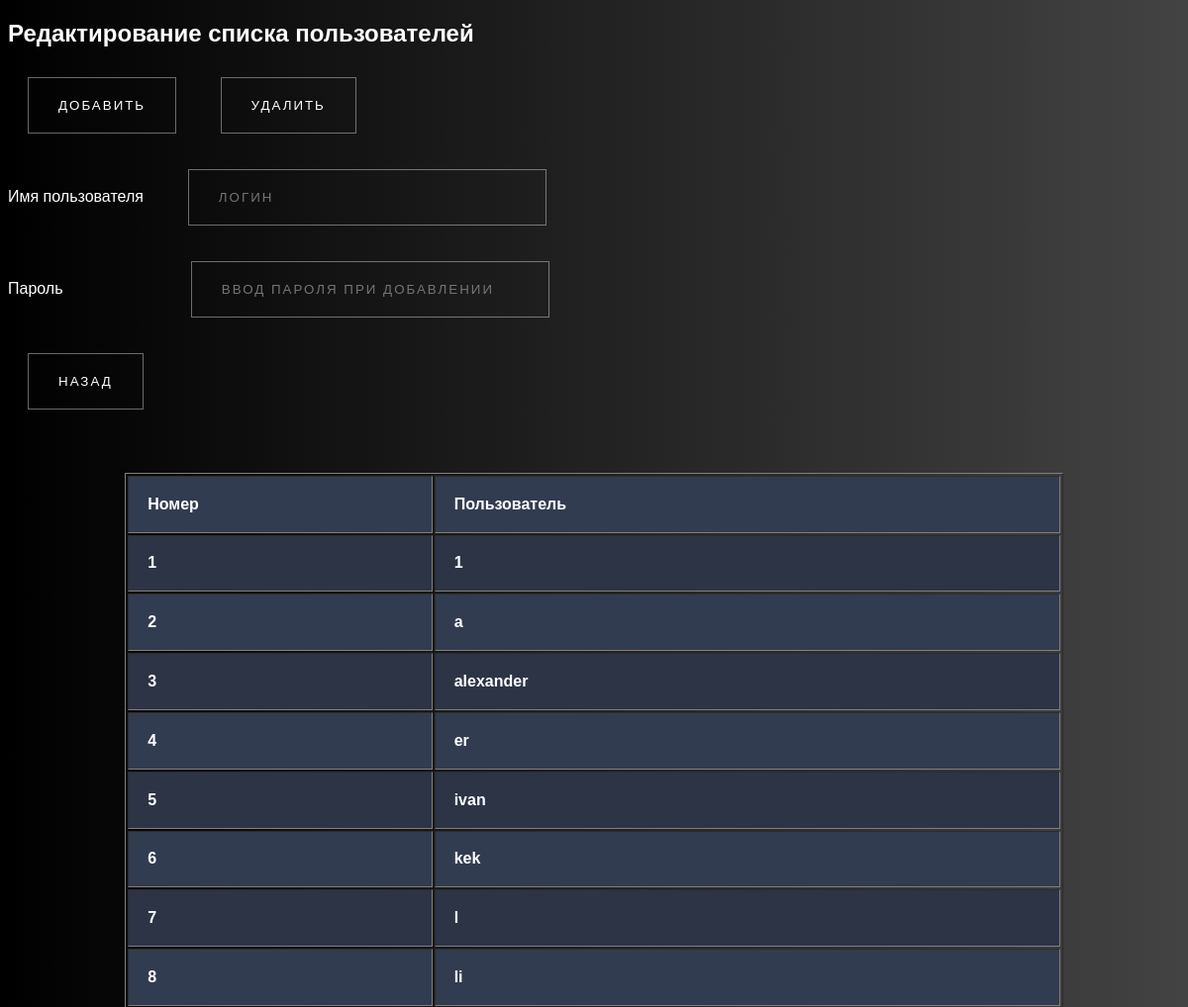
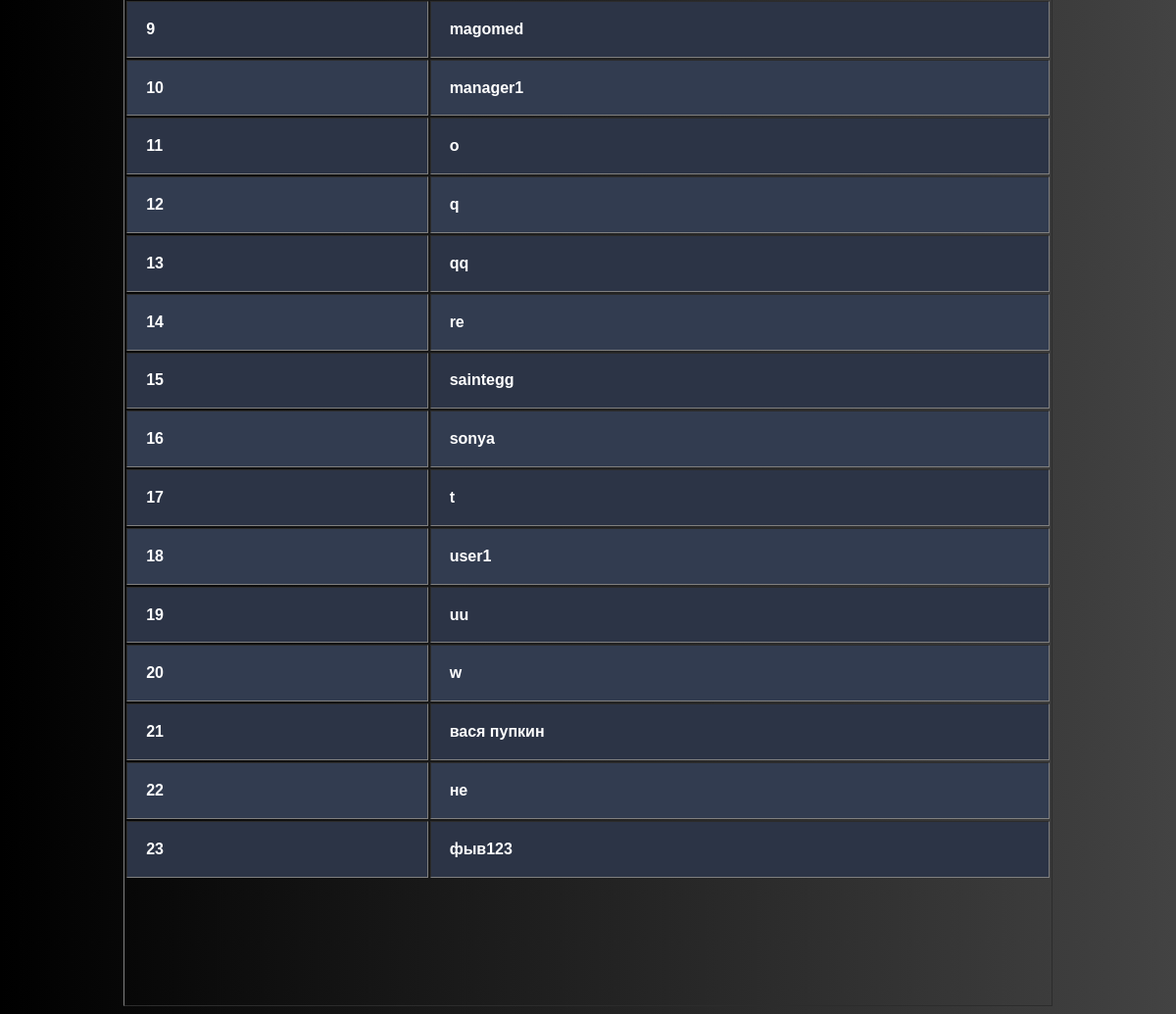
/site/userpanel.php, run on the app's committed database (2 pictures, top to bottom).
### tables this page shows
CREATE TABLE `users` (
  `login` varchar(50) NOT NULL,
  `password` varchar(50) NOT NULL,
  `type` varchar(10) NOT NULL DEFAULT 'user'
);

### site/userpanel.php (the view, shortened to what this page needs)
<!DOCTYPE html>
<html>
  <head>
	<link href="main.css" rel="stylesheet">
  </head>
  <body  style="background: linear-gradient(to right, #000000, #434343);">
    <h2>Редактирование списка пользователей</h2>
    <form action="changeusers.php" method="POST">
    <input type="submit"  value="Добавить" name="register">
    <input type="submit"  value="Удалить" name="delete">
    <p>
    	Имя пользователя  &emsp;
    	<input type="text" style="width:300px" name="login" placeholder="Логин">
    </p>
    <p>
    	Пароль  &emsp;&emsp;&emsp;&emsp;&emsp;&ensp; &ensp;
    	<input style="width:300px" type="text" name="password" placeholder="Ввод пароля при добавлении">
    </p>
    </form>
      <form action="admin.php" method="POST">
      <input type="submit"  value="Назад">
    </form>
	<table class="container" border=1 cellpadding=5">
		<tr>
			<th>
				Номер
			</th>
			<th>
				Пользователь
			</th>
		</tr>
		<?php
		require_once 'connection.php';
		$link = mysqli_connect($host, $user, $password, $database)
			or die("Ошибка " . mysqli_error($link));
		$query = "SELECT login FROM users";
		$result = mysqli_query($link, $query) or die("Ошибка " . mysqli_error($link));
		echo "<br><br><br>";
		$i = 1;
		while ($row = mysqli_fetch_row($result)){
			if ($row[0] != 'admin'){
				echo "<tr>";
				echo "<th>", $i, "</th>", "<th>", $row[0], "</th>";
				echo "</tr>";
				$i++;
			}
		}
		?>
	</table>
  </body>
</html>

### site/userpanel.php (style rules this page uses)
body { font-weight: 1; font-family: 'Montserrat', sans-serif; color: white; }
.container { text-align: left; overflow: hidden; width: 80%; margin: 0 auto; display: table; padding: 0 0 8em 0; color: white; }
.container td, .container th { padding-bottom: 2%; padding-top: 2%; padding-left:2%; }
.container tr:nth-child(odd) { background-color: #323C50; }
.container tr:nth-child(even) { background-color: #2C3446; }
.container th { background-color: DarkBrown; }
input { text-decoration: none; outline: none; display: inline-block; padding: 20px 30px; margin: 10px 20px; position: relative; color: white; border: 1px solid rgba(255,255,255,.4); background: none; font-weight: 300; font-family: 'Montserrat', sans-serif; text-transform: uppercase; letter-spacing: 2px; }
input:before, input:after { content: ""; position: absolute; width: 0; height: 0; opacity: 0; box-sizing: border-box; }
input:before { bottom: 0; left: 0; border-left: 1px solid white; border-top: 1px solid white; transition: 0s ease opacity .8s, .2s ease width .4s, .2s ease height .6s; }
input:after { top: 0; right: 0; border-right: 1px solid white; border-bottom: 1px solid white; transition: 0s ease opacity .4s, .2s ease width , .2s ease height .2s; }

### data on the page
users: login "1"
users: login "a"
users: login "alexander"
users: login "er"
users: login "ivan"
users: login "kek"
users: login "l"
users: login "li"
users: login "magomed"
users: login "manager1"
users: login "o"
users: login "q"
users: login "qq"
users: login "re"
users: login "saintegg"
users: login "sonya"
users: login "t"
users: login "user1"
users: login "uu"
users: login "w"
users: login "вася пупкин"
users: login "не"
users: login "фыв123"
